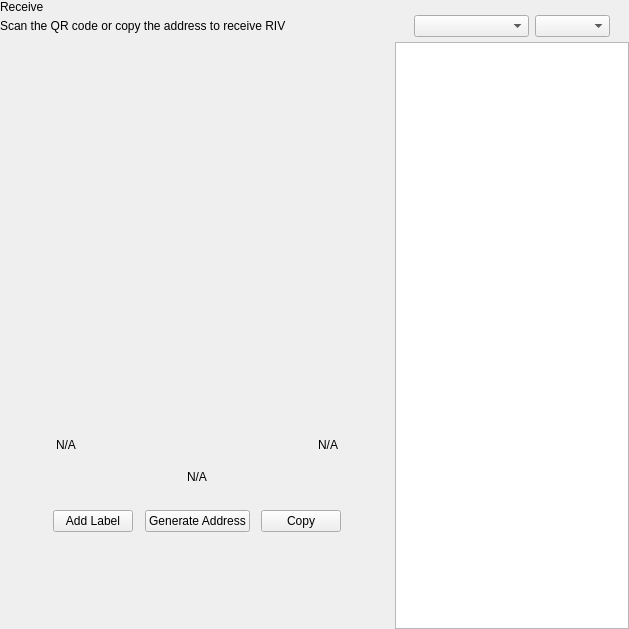
<?xml version="1.0" encoding="UTF-8"?>
<ui version="4.0">
 <class>ReceiveWidget</class>
 <widget class="QWidget" name="ReceiveWidget">
  <property name="geometry">
   <rect>
    <x>0</x>
    <y>0</y>
    <width>629</width>
    <height>629</height>
   </rect>
  </property>
  <property name="minimumSize">
   <size>
    <width>0</width>
    <height>0</height>
   </size>
  </property>
  <property name="windowTitle">
   <string>Form</string>
  </property>
  <layout class="QHBoxLayout" name="horizontalLayout_2" stretch="2,1">
   <property name="spacing">
    <number>0</number>
   </property>
   <property name="leftMargin">
    <number>0</number>
   </property>
   <property name="topMargin">
    <number>0</number>
   </property>
   <property name="rightMargin">
    <number>0</number>
   </property>
   <property name="bottomMargin">
    <number>0</number>
   </property>
   <item>
    <widget class="QWidget" name="left" native="true">
     <layout class="QVBoxLayout" name="verticalLayout_3">
      <property name="leftMargin">
       <number>0</number>
      </property>
      <property name="topMargin">
       <number>0</number>
      </property>
      <property name="rightMargin">
       <number>0</number>
      </property>
      <property name="bottomMargin">
       <number>0</number>
      </property>
      <item>
       <layout class="QVBoxLayout" name="verticalLayout_2">
        <property name="spacing">
         <number>0</number>
        </property>
        <property name="leftMargin">
         <number>0</number>
        </property>
        <item>
         <layout class="QHBoxLayout" name="horizontalLayout_3">
          <property name="spacing">
           <number>0</number>
          </property>
          <item>
           <layout class="QVBoxLayout" name="verticalLayout_4">
            <property name="spacing">
             <number>5</number>
            </property>
            <item>
             <widget class="QLabel" name="labelTitle">
              <property name="text">
               <string>Receive</string>
              </property>
             </widget>
            </item>
            <item alignment="Qt::AlignTop">
             <widget class="QLabel" name="labelSubtitle1">
              <property name="text">
               <string>Scan the QR code or copy the address to receive RIV</string>
              </property>
             </widget>
            </item>
           </layout>
          </item>
          <item>
           <spacer name="horizontalSpacer">
            <property name="orientation">
             <enum>Qt::Horizontal</enum>
            </property>
            <property name="sizeHint" stdset="0">
             <size>
              <width>40</width>
              <height>20</height>
             </size>
            </property>
           </spacer>
          </item>
         </layout>
        </item>
        <item>
         <spacer name="verticalSpacer_2">
          <property name="orientation">
           <enum>Qt::Vertical</enum>
          </property>
          <property name="sizeType">
           <enum>QSizePolicy::Expanding</enum>
          </property>
          <property name="sizeHint" stdset="0">
           <size>
            <width>20</width>
            <height>50</height>
           </size>
          </property>
         </spacer>
        </item>
        <item alignment="Qt::AlignHCenter">
         <widget class="QWidget" name="layoutQR" native="true">
          <property name="maximumSize">
           <size>
            <width>510</width>
            <height>16777215</height>
           </size>
          </property>
          <layout class="QVBoxLayout" name="verticalLayoutQr">
           <item>
            <spacer name="verticalSpacer11">
             <property name="orientation">
              <enum>Qt::Vertical</enum>
             </property>
             <property name="sizeType">
              <enum>QSizePolicy::Fixed</enum>
             </property>
             <property name="sizeHint" stdset="0">
              <size>
               <width>20</width>
               <height>20</height>
              </size>
             </property>
            </spacer>
           </item>
           <item alignment="Qt::AlignHCenter">
            <widget class="QLabel" name="labelQrImg">
             <property name="minimumSize">
              <size>
               <width>260</width>
               <height>260</height>
              </size>
             </property>
             <property name="maximumSize">
              <size>
               <width>260</width>
               <height>260</height>
              </size>
             </property>
             <property name="text">
              <string/>
             </property>
             <property name="alignment">
              <set>Qt::AlignCenter</set>
             </property>
            </widget>
           </item>
           <item>
            <spacer name="verticalSpacer_21">
             <property name="orientation">
              <enum>Qt::Vertical</enum>
             </property>
             <property name="sizeType">
              <enum>QSizePolicy::Fixed</enum>
             </property>
             <property name="sizeHint" stdset="0">
              <size>
               <width>20</width>
               <height>30</height>
              </size>
             </property>
            </spacer>
           </item>
           <item>
            <widget class="QWidget" name="widget" native="true">
             <property name="minimumSize">
              <size>
               <width>0</width>
               <height>0</height>
              </size>
             </property>
             <layout class="QHBoxLayout" name="horizontalLayout_5">
              <item>
               <widget class="QLabel" name="labelLabel">
                <property name="text">
                 <string notr="true">N/A</string>
                </property>
               </widget>
              </item>
              <item>
               <spacer name="horizontalSpacer_2">
                <property name="orientation">
                 <enum>Qt::Horizontal</enum>
                </property>
                <property name="sizeHint" stdset="0">
                 <size>
                  <width>141</width>
                  <height>20</height>
                 </size>
                </property>
               </spacer>
              </item>
              <item>
               <widget class="QLabel" name="labelDate">
                <property name="text">
                 <string notr="true">N/A</string>
                </property>
                <property name="alignment">
                 <set>Qt::AlignRight|Qt::AlignTrailing|Qt::AlignVCenter</set>
                </property>
               </widget>
              </item>
             </layout>
            </widget>
           </item>
           <item>
            <widget class="QLabel" name="labelAddress">
             <property name="sizePolicy">
              <sizepolicy hsizetype="Expanding" vsizetype="Preferred">
               <horstretch>0</horstretch>
               <verstretch>0</verstretch>
              </sizepolicy>
             </property>
             <property name="minimumSize">
              <size>
               <width>300</width>
               <height>0</height>
              </size>
             </property>
             <property name="text">
              <string notr="true">N/A</string>
             </property>
             <property name="alignment">
              <set>Qt::AlignCenter</set>
             </property>
            </widget>
           </item>
           <item>
            <spacer name="verticalSpacer_4">
             <property name="orientation">
              <enum>Qt::Vertical</enum>
             </property>
             <property name="sizeType">
              <enum>QSizePolicy::Fixed</enum>
             </property>
             <property name="sizeHint" stdset="0">
              <size>
               <width>20</width>
               <height>20</height>
              </size>
             </property>
            </spacer>
           </item>
           <item>
            <layout class="QHBoxLayout" name="horizontalLayout_4">
             <item alignment="Qt::AlignHCenter">
              <widget class="QPushButton" name="pushButtonLabel">
               <property name="focusPolicy">
                <enum>Qt::NoFocus</enum>
               </property>
               <property name="text">
                <string>Add Label</string>
               </property>
              </widget>
             </item>
             <item alignment="Qt::AlignHCenter">
              <widget class="QPushButton" name="pushButtonNewAddress">
               <property name="focusPolicy">
                <enum>Qt::NoFocus</enum>
               </property>
               <property name="text">
                <string>Generate Address</string>
               </property>
              </widget>
             </item>
             <item alignment="Qt::AlignHCenter">
              <widget class="QPushButton" name="pushButtonCopy">
               <property name="focusPolicy">
                <enum>Qt::NoFocus</enum>
               </property>
               <property name="text">
                <string>Copy</string>
               </property>
              </widget>
             </item>
            </layout>
           </item>
           <item>
            <spacer name="verticalSpacer_3">
             <property name="orientation">
              <enum>Qt::Vertical</enum>
             </property>
             <property name="sizeType">
              <enum>QSizePolicy::Expanding</enum>
             </property>
             <property name="sizeHint" stdset="0">
              <size>
               <width>20</width>
               <height>20</height>
              </size>
             </property>
            </spacer>
           </item>
          </layout>
         </widget>
        </item>
        <item>
         <spacer name="verticalSpacer">
          <property name="orientation">
           <enum>Qt::Vertical</enum>
          </property>
          <property name="sizeHint" stdset="0">
           <size>
            <width>20</width>
            <height>40</height>
           </size>
          </property>
         </spacer>
        </item>
       </layout>
      </item>
     </layout>
    </widget>
   </item>
   <item>
    <widget class="QWidget" name="right" native="true">
     <layout class="QVBoxLayout" name="verticalLayout_5">
      <property name="spacing">
       <number>0</number>
      </property>
      <property name="leftMargin">
       <number>1</number>
      </property>
      <property name="topMargin">
       <number>0</number>
      </property>
      <property name="rightMargin">
       <number>0</number>
      </property>
      <property name="bottomMargin">
       <number>0</number>
      </property>
      <item>
       <layout class="QVBoxLayout" name="container_right">
        <property name="spacing">
         <number>0</number>
        </property>
        <property name="leftMargin">
         <number>0</number>
        </property>
        <property name="rightMargin">
         <number>0</number>
        </property>
        <item>
         <layout class="QVBoxLayout" name="verticalLayout">
          <property name="spacing">
           <number>6</number>
          </property>
          <property name="leftMargin">
           <number>19</number>
          </property>
          <property name="rightMargin">
           <number>19</number>
          </property>
          <item>
           <widget class="OptionButton" name="btnRequest" native="true"/>
          </item>
          <item>
           <widget class="OptionButton" name="btnMyAddresses" native="true">
            <property name="sizePolicy">
             <sizepolicy hsizetype="Preferred" vsizetype="Minimum">
              <horstretch>0</horstretch>
              <verstretch>0</verstretch>
             </sizepolicy>
            </property>
           </widget>
          </item>
         </layout>
        </item>
        <item>
         <widget class="QWidget" name="sortWidget" native="true">
          <layout class="QHBoxLayout" name="horizontalLayout_6">
           <property name="leftMargin">
            <number>19</number>
           </property>
           <property name="rightMargin">
            <number>19</number>
           </property>
           <property name="bottomMargin">
            <number>5</number>
           </property>
           <item>
            <spacer name="horizontalSpacer_3">
             <property name="orientation">
              <enum>Qt::Horizontal</enum>
             </property>
             <property name="sizeHint" stdset="0">
              <size>
               <width>40</width>
               <height>20</height>
              </size>
             </property>
            </spacer>
           </item>
           <item>
            <widget class="QComboBox" name="comboBoxSort">
             <property name="sizePolicy">
              <sizepolicy hsizetype="Preferred" vsizetype="Fixed">
               <horstretch>0</horstretch>
               <verstretch>0</verstretch>
              </sizepolicy>
             </property>
             <property name="minimumSize">
              <size>
               <width>115</width>
               <height>0</height>
              </size>
             </property>
            </widget>
           </item>
           <item>
            <widget class="QComboBox" name="comboBoxSortOrder">
             <property name="sizePolicy">
              <sizepolicy hsizetype="Preferred" vsizetype="Fixed">
               <horstretch>0</horstretch>
               <verstretch>0</verstretch>
              </sizepolicy>
             </property>
             <property name="minimumSize">
              <size>
               <width>75</width>
               <height>0</height>
              </size>
             </property>
            </widget>
           </item>
          </layout>
         </widget>
        </item>
        <item>
         <widget class="QListView" name="listViewAddress"/>
        </item>
       </layout>
      </item>
     </layout>
    </widget>
   </item>
  </layout>
 </widget>
 <customwidgets>
  <customwidget>
   <class>OptionButton</class>
   <extends>QWidget</extends>
   <header>qt/pivx/optionbutton.h</header>
   <container>1</container>
  </customwidget>
 </customwidgets>
 <resources/>
 <connections/>
</ui>
